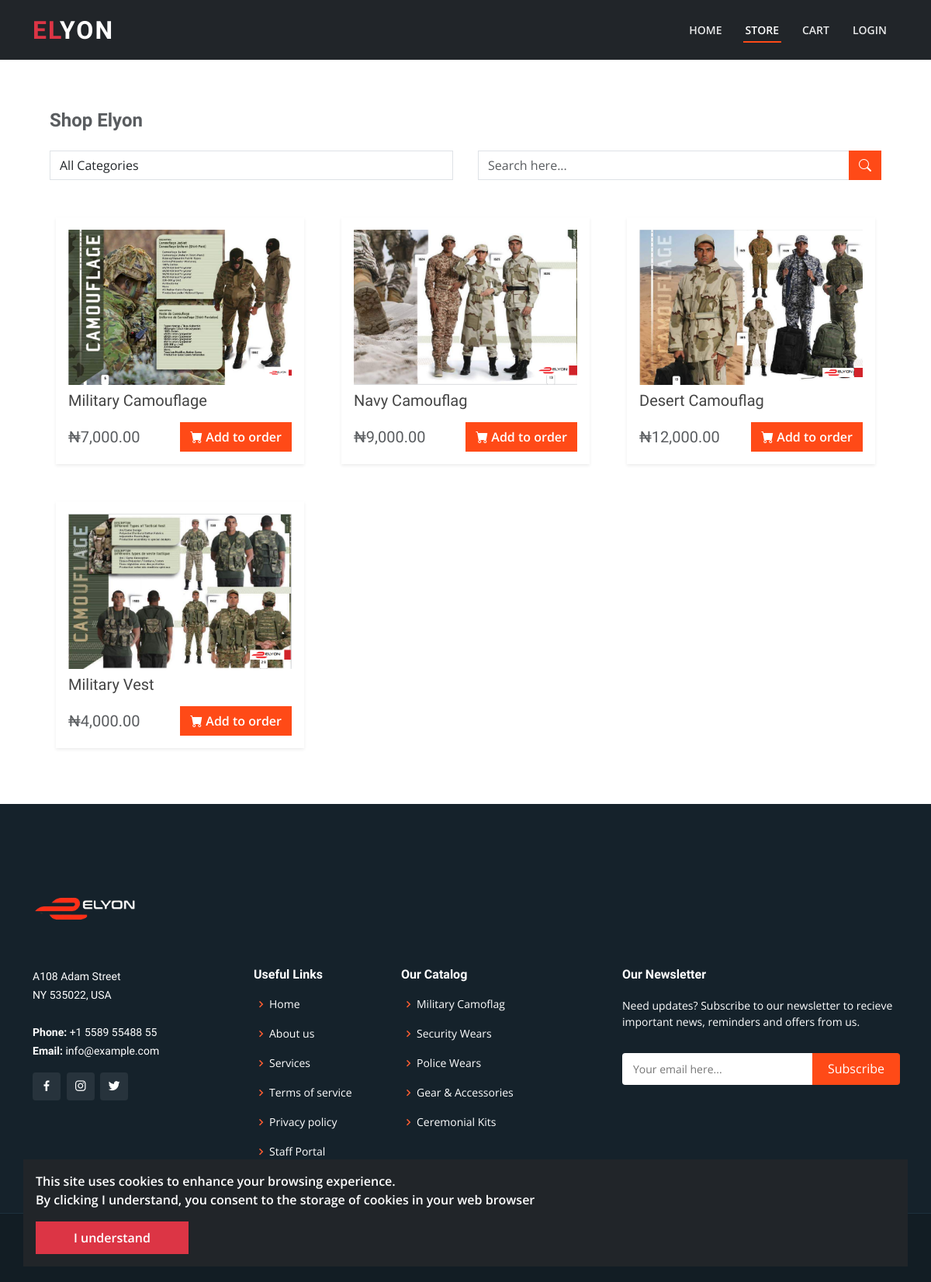
The page /store/ on the database as committed earlier.
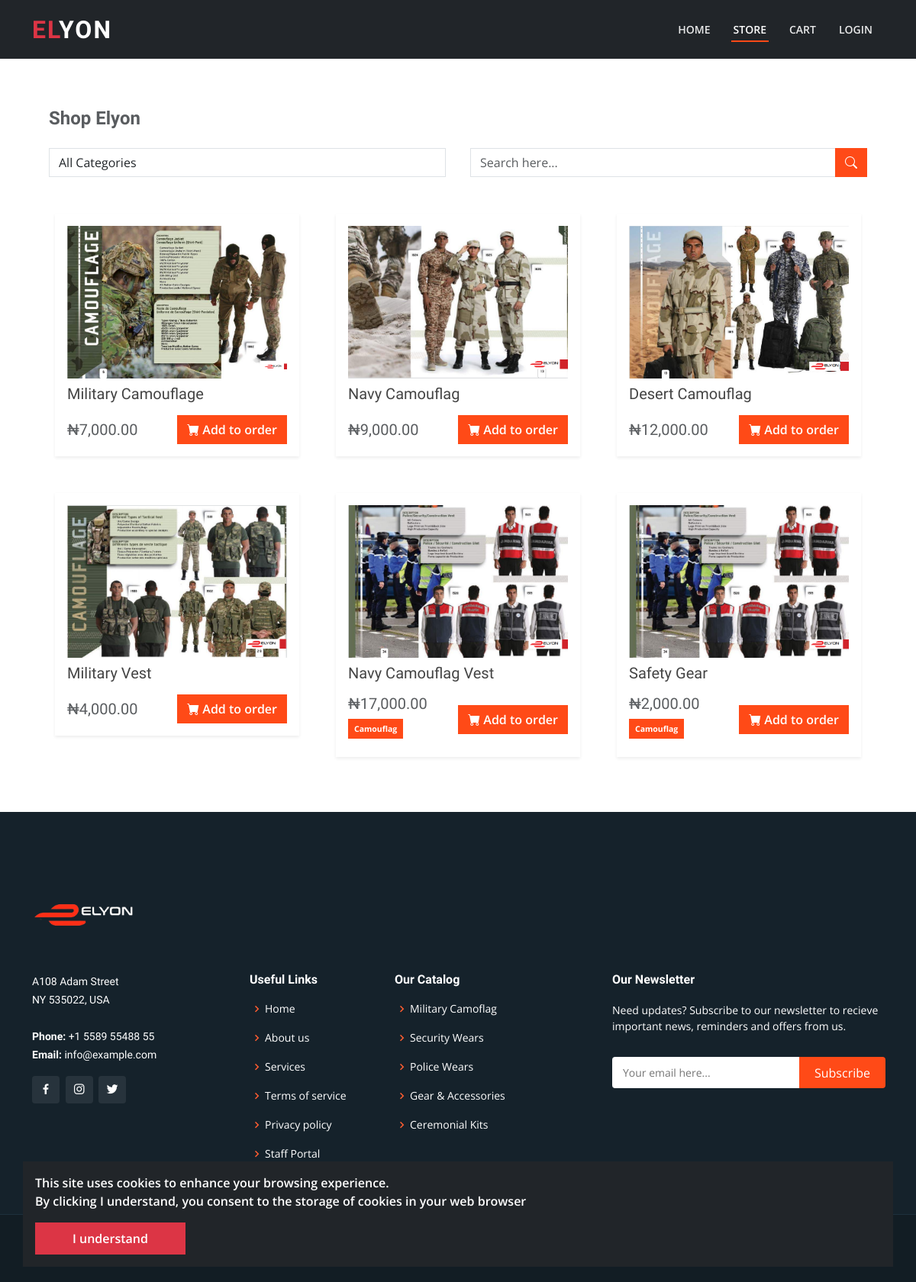
The same page on the database as committed later.
### store/models.py (models this page shows, shortened)
class Product(DbModel):
    name = models.CharField(max_length=200)
    slug = models.SlugField(max_length=200, blank=True, null=True)
    description = models.TextField(blank=True, null=True)
    price_per_piece = models.DecimalField(max_digits=1000, decimal_places=2)
    price_per_bundle = models.DecimalField(max_digits=1000, decimal_places=2, blank=True, null=True)
    receivable = models.ForeignKey("core.Receivable", on_delete=models.CASCADE, related_name='parent')
    images = models.ManyToManyField("core.File", blank=True)
    category = models.ForeignKey("Category", on_delete=models.CASCADE, blank=True, null=True)
    tags = models.ManyToManyField("Tag",  blank=True, related_name='tags')
    @property
    def image(self):
        return self.images.first()

class Category(DbModel):
    name = models.CharField(max_length=200)
    def __str__(self) -> str:
        return self.name

### core/models.py (models this page shows)
class DbModel(models.Model):
    date_created = models.DateTimeField(auto_now=True)
    class Meta:
        abstract = True

class File(DbModel):
    name = models.CharField(max_length=200, blank=True, null=True)
    file = models.ImageField(upload_to='images/')
    file_type = models.CharField(max_length=20, default='image', choices=FILE_TYPES)

### store/views.py (the view, shortened to what this page needs)
# urls.py: path('', store_home_view, name="home"),
def store_home_view(request):
    template = 'store/home.html'
    query = request.GET.get('query', None)
    products = Product.objects.all()
    ctx = {
        'active_nav': 'home',
        'all_products': products,
        'page_title': "Our Store",
        'searching': bool(query),
        'categories': Category.objects.all(),
        'carousel': CarouselItem.objects.all(),
        'query': query,
    }
    return render(request, template, ctx)

### core/context_processors.py (called while the page is built)
def messages(request):
    unread_messages = Message.objects.filter(read_status=False).order_by('-id')
    context = {
        'unread_messages': unread_messages,
        'unread_messages_count': unread_messages.count(),
    }
    return context

def catalog(request):
    settings = SiteSettings.objects.get(id=1)
    _catalog = settings.catalog_items.all()
    context = {
        'catalog': _catalog.order_by('-id'),
        'catalog_count': _catalog.count(),
    }
    return context

def notifications(request):
    unread_notifications = Notification.objects.filter(read_status=False).order_by('-id')
    context = {
        'unread_notifications': unread_notifications,
        'unread_notifications_count': unread_notifications.count(),
    }
    return context

### store/context_processors.py (called while the page is built)
def store_context(request):
    context = {
        'products': Product.objects.all(),
    }
    return context

### store/views.py (called while the page is built)
def generate_anonymous_user_id():
    return str(uuid.uuid4())

### website/context_processors.py (called while the page is built)
def website_context(request):
    show_cookie_consent = True
    if 'cookie-consent' in request.COOKIES:
        show_cookie_consent = False
    context = {
        'show_cookie_consent': show_cookie_consent,
    }
    return context

### templates/store/home.html (shortened to what this page needs)
{% extends "./base.html" %}
{% load static humanize %}
{% block content %}
<main id="main">
  <div class="py-5 px-2 px-lg-5">
    <h4 class="px-3 my-3 bold text-muted"> Shop Elyon </h4>
    <div class="row my-3 mx-0">
      <div class="col-sm-6 px-3 py-2">
        <select id="category-switch" class="form-control rounded-0">
          <option value="all"> All Categories </option>
        </select>
      </div>
      <div class="col-sm-6 px-3 py-2">
        <form method="get" class="input-group rounded-0">
          <input name="query" type="search" class="form-control rounded-0" placeholder="Search here..." />
          <button type="submit" class="btn bg-orange text-white rounded-0 input-group-btn"> <i class="bi bi-search"></i> </button>
        </form>
      </div>
    </div>
    <div class="row mx-0 justify-content-start">
      {% for product in all_products %}
        <div class="col-sm-6 col-lg-4 my-4">
          <div class="product-card small mx-auto card-body p-3 border-0 shadow-sm">
            <div class="image">
              <img src="{{ product.image.file.url }}" />
            </div>
            <div class="my-2">
              <h5> {{ product.name }} </h5>
            </div>
            <div class="mt-3 d-flex align-items-center justify-content-between">
              <div>
                <h5 class="text-muted my-0"> ₦{{ product.price_per_piece|intcomma }} </h5>
                {% if product.category %}
                  <p class="text-left my-2 badge bg-orange rounded-0 p-2"> {{ product.category|default:"" }} </p>
                {% endif %}
              </div>
              <a href="{% url 'store:product' product.slug %}" class="btn rounded-0 bg-orange text-white bold">
                <i class="bi bi-cart-fill mr-2"></i> Add to order </a>
            </div>
          </div>
        </div>
      {% endfor %}
    </div>
  </div>
</main>
{% endblock content %}

Rows that differ between the two databases and show on the page:
added Product: image.file (picture), name "Navy Camouflag Vest", price_per_piece "17,000.00", category "Camouflag"
added Product: image.file (picture), name "Safety Gear", price_per_piece "2,000.00", category "Camouflag"
